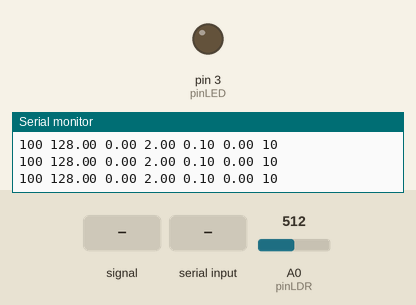
Simulated run of this sketch. Board: Arduino Uno, built with avr-gcc and run on an emulated ATmega328P. Shown: output pins drawn as LEDs (lit = HIGH), the last lines printed to the serial monitor. Inputs (shaded band) come from the test bench; at power-on: A0 (pinLDR) = 512.

Above: at 1.2 s.
1.3 s: A0 (pinLDR) fed a 200 Hz sine of ±255 counts around its level
At 2.44 s:
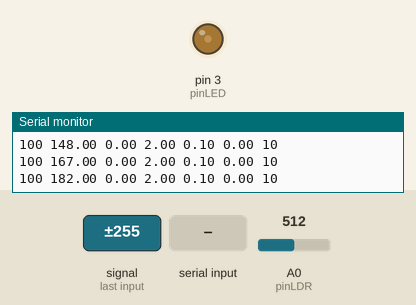
4.3 s: A0 (pinLDR) set to 122
7.3 s: "90 45\n" received over Serial
At 8.7 s:
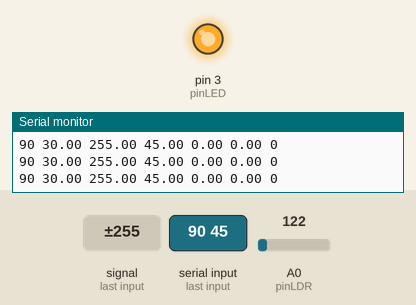
9.9 s: A0 (pinLDR) set to 336
11.4 s: A0 (pinLDR) set to 348
At 12.1 s:
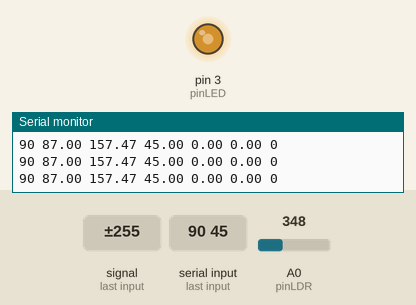
12.9 s: A0 (pinLDR) fed a 50 Hz sine of ±306 counts around its level
Timing chart, 0 to 16.9 s (numbered marks = the images above; inputs shaded):
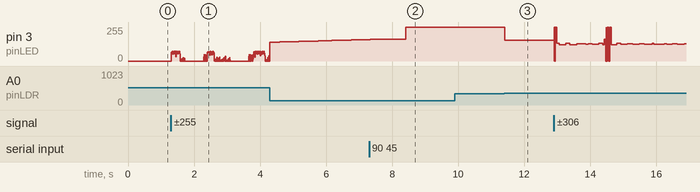

Measured:
- the behaviour switches between 347 and 348 on A0 (pinLDR) (found by bisection; images 2 and 3)
- after the input at 11.4 s, pin 3 (pinLED): 255/255 → 157/255 at once

The sketch:

ldr_read.ino
```cpp
#include <PID_v1.h>

int pinLDR=A0;
int pinLED=3; //d3
int val=0;
int serialPeriod=200; //ms
long serialTime;
int sampleTime = 10;//100 def

//Define Variables we'll be connecting to
double Setpoint=100, Input, Output;
//Specify the links and initial tuning parameters
double Kp=2.0, Ki=0.1, Kd=0;
PID myPID(&Input, &Output, &Setpoint, Kp, Ki, Kd, DIRECT);

void setup() {
  pinMode(pinLDR, INPUT);
  pinMode(pinLED, OUTPUT);
  Serial.begin(9600);

  //turn the PID on
  myPID.SetMode(AUTOMATIC);
  myPID.SetControllerDirection(DIRECT);
  myPID.SetSampleTime(sampleTime);
}
void loop() {
  val = analogRead(pinLDR); //max 1024
  Input = val/4;
  myPID.Compute();
  analogWrite(pinLED, Output);//max 255

  if(millis()>serialTime){
    serialReceive();
    serialSend();
    serialTime+=serialPeriod;
  }
}
//https://arduino.stackexchange.com/questions/1013/how-do-i-split-an-incoming-string
String getValue(String data, char separator, int index){
    int found = 0;
    int strIndex[] = { 0, -1 };
    int maxIndex = data.length() - 1;

    for (int i = 0; i <= maxIndex && found <= index; i++) {
        if (data.charAt(i) == separator || i == maxIndex) {
            found++;
            strIndex[0] = strIndex[1] + 1;
            strIndex[1] = (i == maxIndex) ? i+1 : i;
        }
    }
    return found > index ? data.substring(strIndex[0], strIndex[1]) : "";
}

void serialReceive(){
  if(Serial.available()){
    String input = Serial.readStringUntil("\n");

    Setpoint = getValue(input,' ',0).toDouble();
    myPID.SetTunings(
      getValue(input,' ',1).toDouble(),
      getValue(input,' ',2).toDouble(),
      getValue(input,' ',3).toDouble());
    sampleTime = getValue(input,' ',4).toInt();
    myPID.SetSampleTime(sampleTime);
  }
}

void serialSend(){
  Serial.print(Setpoint, 0); //cut at comma (int)
  Serial.print(" ");
  Serial.print(Input);//255
  Serial.print(" ");
  Serial.print(Output);
  Serial.print(" ");
  Serial.print(myPID.GetKp());
  Serial.print(" ");
  Serial.print(myPID.GetKi());
  Serial.print(" ");
  Serial.print(myPID.GetKd());
  Serial.print(" ");
  Serial.println(sampleTime);
}
```
